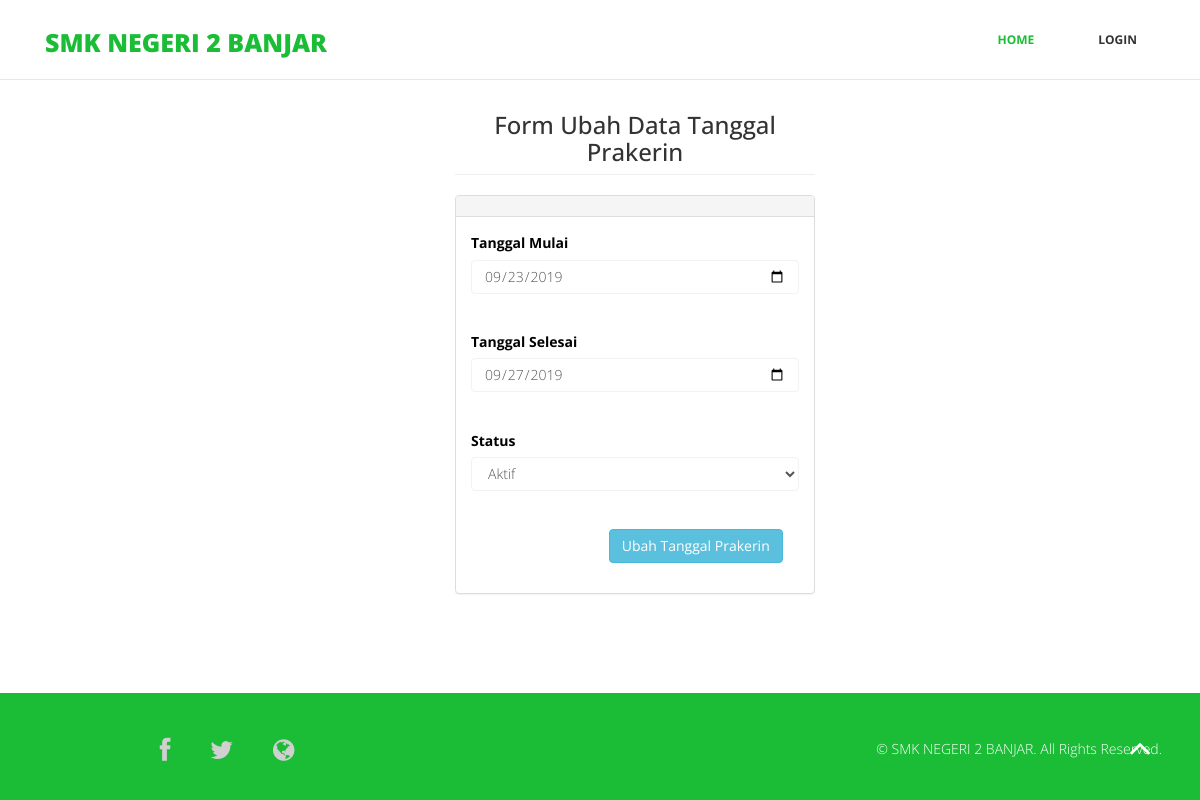
The app's page /prakerin/edit_tanggal_prakerin/1 with its own data.
### tables this page shows
CREATE TABLE `tanggal` (
  `waktu_id` int(10) NOT NULL,
  `tanggal_mulai` varchar(100) NOT NULL,
  `tanggal_selesai` varchar(100) NOT NULL,
  `status` varchar(20) NOT NULL,
  PRIMARY KEY (`waktu_id`)
);

### application/views/prakerin/template/layout.php (called while the page is built, shortened)
<?php $this->load->view('prakerin/template/header')?>
<?php $this->load->view($content)?>

### application/controllers/Prakerin.php (called while the page is built, shortened)
<?php
class Prakerin extends CI_Controller {
	function __construct(){
		$this->load->model('prakerin_model');
	}
	public function edit_tanggal_prakerin($id)
	{
		$data['content'] = 'prakerin/edit_tanggal_prakerin';
		$data['tgl'] = $this->prakerin_model->getTanggalId($id);
		$this->load->view('prakerin/template/layout',$data);
	}
}

### index.php (called while the page is built, shortened)
<?php
require_once BASEPATH.'core/CodeIgniter.php';

### application/models/prakerin_model.php (called while the page is built, shortened)
<?php
  class prakerin_model extends CI_Model{
    public function getTanggalId($id)
    {
      $hasil = $this->db->query("SELECT * FROM tanggal WHERE waktu_id='$id'");
      return $hasil->result_array();
    }
  }
?>

### application/views/prakerin/edit_tanggal_prakerin.php (the view, shortened to what this page needs)
<div class="feature">
  <div class="container">
    <div class="row">
      <div class="col-sm-4">
      </div>
      <div class="col-sm-4">
        <h3 align="center" class="page-header">Form Ubah Data Tanggal Prakerin</h3>
        <div class="panel panel-default">
          <div class="panel-heading">
          </div>
          <div class="panel-body">
            <form id="prakerin" action="<?php echo base_url(); ?>prakerin/proses_edit_tanggal_prakerin/<?php echo $tgl[0]['waktu_id']; ?>" method="post">
              <div class="form-group">
                <label for="tanggal_mulai">Tanggal Mulai</label>
                <input type="date" class="form-control" id="tanggal_mulai" placeholder="Masukkan Tanggal Mulai" name="tanggal_mulai" value="<?php echo $tgl[0]['tanggal_mulai']?>">
              </div>
              <div class="form-group">
                <label for="tanggal_selesai">Tanggal Selesai</label>
                <input type="date" class="form-control" id="tanggal_selesai" placeholder="Masukkan Tanggal Selesai" name="tanggal_selesai" value="<?php echo $tgl[0]['tanggal_selesai']?>">
              </div>
              <div class="form-group">
                <label for="status">Status</label>
                    <select class="form-control" name="status">
                        <option <?php if ($tgl[0]['status']=='aktif') {
                            echo "selected";
                        } ?> value="aktif">Aktif</option>
                    </select>
              </div>
              <div class="form-group">
                <button style="margin-left:42%;" type="submit" class="btn btn-info">Ubah Tanggal Prakerin</button>
              </div>
            </form>
          </div>
        </div>
      </div>
      <div class="col-sm-4">
      </div>
    </div>
  </div>
</div>
<br><br><br>

### assets/css/style.css (style rules this page uses)
body { font-family:'Open Sans', Arial, sans-serif; font-size:14px; font-weight:300; line-height:1.6em; color:#000; background-color:#fff; overflow-x:hidden; }
hi,h2,h3,h4,h5,h6 { color:#333; line-height:1.1em; }
.feature { padding:50px; }
.form-group .form-control { padding: 7px 12px; border-color:#f2f2f2; box-shadow: none; }

### records on screen
tanggal: tanggal_mulai "09/23/2019", tanggal_selesai "09/27/2019", status "Aktif"
